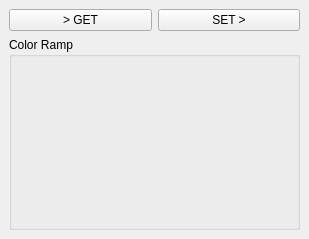
<?xml version="1.0" encoding="UTF-8"?>
<ui version="4.0">
 <class>nodeColorize</class>
 <widget class="QMainWindow" name="nodeColorize">
  <property name="geometry">
   <rect>
    <x>0</x>
    <y>0</y>
    <width>309</width>
    <height>239</height>
   </rect>
  </property>
  <property name="windowTitle">
   <string>pw Node Colorize</string>
  </property>
  <widget class="QWidget" name="centralwidget">
   <layout class="QHBoxLayout" name="horizontalLayout_2" stretch="1">
    <item>
     <layout class="QVBoxLayout" name="verticalLayout" stretch="0,0">
      <item>
       <layout class="QHBoxLayout" name="horizontalLayout">
        <item>
         <widget class="QPushButton" name="get_btn">
          <property name="text">
           <string>&gt; GET</string>
          </property>
         </widget>
        </item>
        <item>
         <widget class="QPushButton" name="set_btn">
          <property name="text">
           <string>SET &gt;</string>
          </property>
         </widget>
        </item>
       </layout>
      </item>
      <item>
       <widget class="QGroupBox" name="groupBox">
        <property name="title">
         <string>Color Ramp</string>
        </property>
        <layout class="QVBoxLayout" name="verticalLayout_3">
         <property name="spacing">
          <number>2</number>
         </property>
         <property name="margin">
          <number>2</number>
         </property>
         <item>
          <layout class="QVBoxLayout" name="picker_ly"/>
         </item>
        </layout>
       </widget>
      </item>
     </layout>
    </item>
   </layout>
  </widget>
 </widget>
 <resources/>
 <connections/>
</ui>
